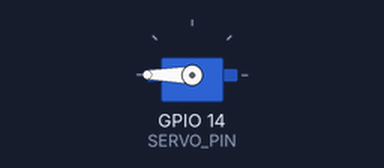
Simulated run of this sketch. Board: ESP32. Parts: servo.

Above: at 0.0 s.
Timing chart, 0 to 40.0 s (numbered marks = the images above):
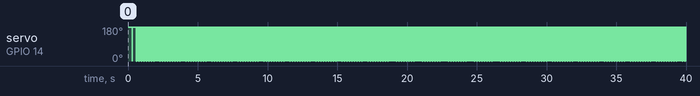

The sketch:

servo.ino
```cpp
#include <ESP32Servo.h>

#define SERVO_PIN 14

Servo myServo;


void setup() {
    myServo.attach(SERVO_PIN);
    myServo.write(0);

}

void loop() {

    for (int i = 0; i < 181; i++) {
      myServo.write(i);

    }
    delay(10);
    for (int i = 180; i >= 00; i-- ) {
      myServo.write(i);
    }

}
```

Measured:
- by itself, servo on GPIO 14 (SERVO_PIN): goes 0° 0.01 s, 180° 0.29 s, 655 × (0° 0.01 s, 180° 0.05 s), 0° 0.01 s, then 180°
